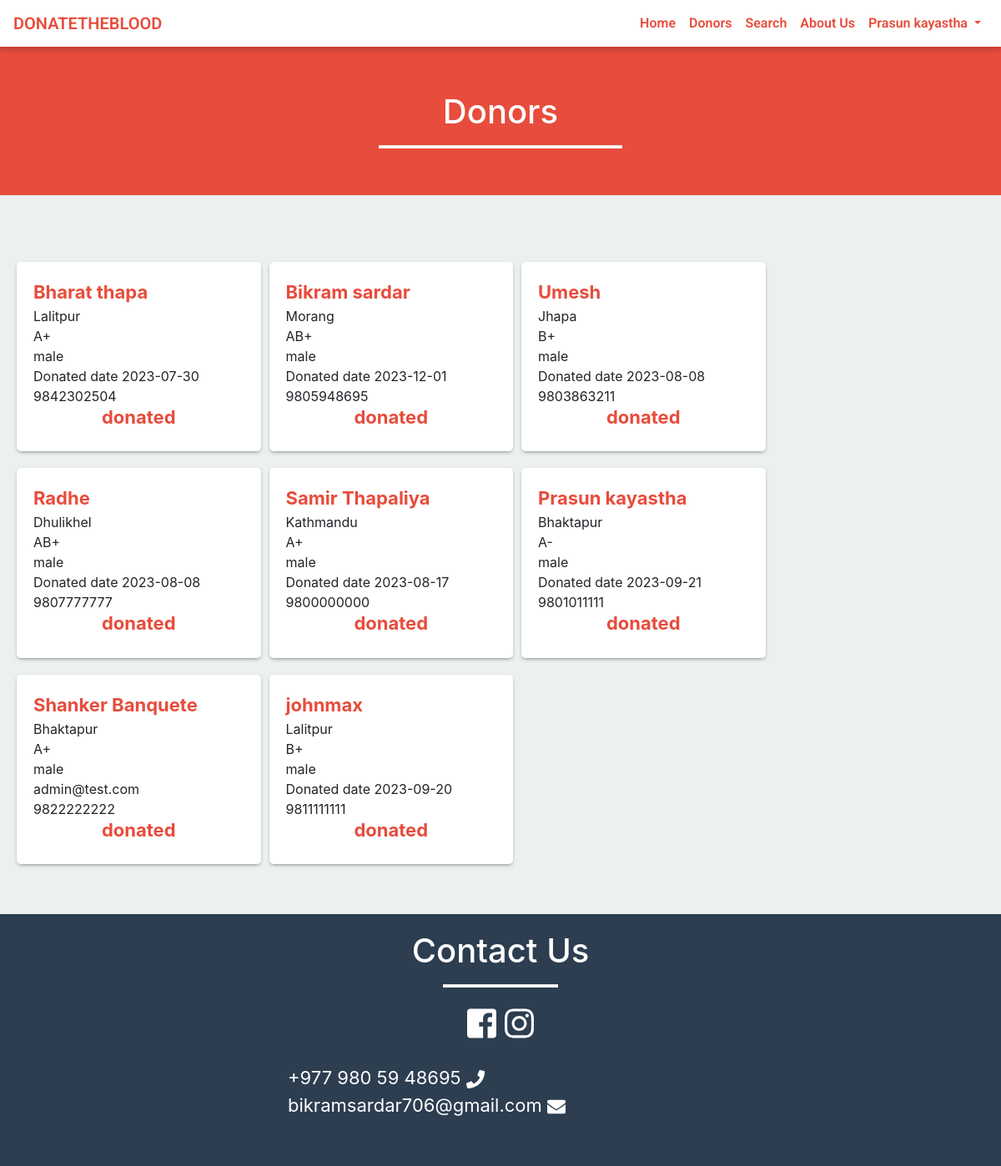
The page /donor.php (signed in) on the database its author committed.
### tables this page shows
CREATE TABLE `donor` (
  `id` int(11) NOT NULL,
  `name` varchar(50) NOT NULL,
  `gender` varchar(10) NOT NULL,
  `email` varchar(50) NOT NULL,
  `city` varchar(50) NOT NULL,
  `dob` varchar(20) NOT NULL,
  `contact_no` varchar(16) NOT NULL,
  `save_life_date` varchar(20) NOT NULL,
  `password` varchar(100) NOT NULL,
  `blood_group` varchar(10) NOT NULL,
  `type` enum('user','admin','doctor') NOT NULL,
  `status` enum('donated','pending','Not donated') NOT NULL
);

### donor.php (the view, shortened to what this page needs)
<?php
include('include/header.php');
?>
<div class="container-fluid red-background size">
	<div class="row">
		<div class="col-md-6 offset-md-3">
			<h1 class="text-center">Donors</h1>
			<hr class="white-bar">
		</div>
	</div>
</div>
<div class="container" style="padding: 60px 0;">
	<div class="row data">
		<?php
		$sql = "SELECT * FROM donor";
		$result = mysqli_query($connection, $sql);
		if (mysqli_num_rows($result) > 0) {
			while ($row = mysqli_fetch_assoc($result)) {
				if ($row['save_life_date'] == '0') {
					echo '<div class="col-md-3 col-sm-12 col-lg-3 donors_data">
					<span class="name">' . $row['name'] . '</span>
					<span>' . $row['city'] . '</span>
					<span>' . $row['blood_group'] . '</span>
					<span>' . $row['gender'] . '</span>
					<span>' . $row['email'] . '</span>
					<span>' . $row['contact_no'] . '</span>
					<h4 class="name text-center">' . $row['status'] . '</h4>
					</div>';
				} else {
					$start = date_create("");
					$end = date_create();
					$diff = date_diff($start, $end);
					$diffMonth = $diff->m;
					if ($diffMonth >= 3) {
						echo '<div class="col-md-3 col-sm-12 col-lg-3 donors_data">
										<span class="name">' . $row['name'] . '</span>
										<span>' . $row['city'] . '</span>
										<span>' . $row['blood_group'] . '</span>
										<span>' . $row['gender'] . '</span>
										<span>' . $row['email'] . '</span>
										<span>' . $row['contact_no'] . '</span>
										</div>';
					} else {
						echo '
					<div class="col-md-3 col-sm-12 col-lg-3 donors_data">
					<span class="name">' . $row['name'] . '</span>
					<span>' . $row['city'] . '</span>
					<span>' . $row['blood_group'] . '</span>
					<span>' . $row['gender'] . '</span>
					<span> Donated date ' . $row['save_life_date'] . '</span>
					<span>' . $row['contact_no'] . '</span>
					<h4 class="name text-center">' . $row['status'] . '</h4>
					</div>';
					}
				}
			}
		}
		?>
	</div>
</div>
<?php
include('include/footer.php');
?>

### css/styles.css (style rules this page uses)
h1, h2, h3, h4, h5, h6 { color: #5f6468; }
h1 { font-weight: 300; font-size: 40px; }
h3, h4 { font-weight: 300; }

### css/custom.css (style rules this page uses)
.white-bar { height: 3px; width: 50%; color: white; background-color: white; }
.red-background { background-color: #e74c3c; min-height: 460px; height: auto; padding: 10px }

### donor.php (style rules this page uses)
.size { min-height: 0px; padding: 60px 0 40px 0; }
h1 { color: white; }
span { display: block; }
.name { color: #e74c3c; font-size: 22px; font-weight: 700; }
.donors_data { background-color: white; border-radius: 5px; margin: 20px 5px 0px 5px; -webkit-box-shadow: 0px 2px 5px -2px rgba(89, 89, 89, 0.95); -moz-box-shadow: 0px 2px 5px -2px rgba(89, 89, 89, 0.95); box-shadow: 0px 2px 5px -2px rgba(89, 89, 89, 0.95); padding: 20px; }

### rows shown on the page
donor: name "Bharat thapa", city "Lalitpur", blood_group "A+", gender "male", save_life_date "2023-07-30", contact_no "9842302504", status "donated"
donor: name "Bikram sardar", city "Morang", blood_group "AB+", gender "male", save_life_date "2023-12-01", contact_no "9805948695", status "donated"
donor: name "Umesh", city "Jhapa", blood_group "B+", gender "male", save_life_date "2023-08-08", contact_no "9803863211", status "donated"
donor: name "Radhe", city "Dhulikhel", blood_group "AB+", gender "male", save_life_date "2023-08-08", contact_no "9807777777", status "donated"
donor: name "Samir Thapaliya", city "Kathmandu", blood_group "A+", gender "male", save_life_date "2023-08-17", contact_no "9800000000", status "donated"
donor: name "Prasun kayastha", city "Bhaktapur", blood_group "A-", gender "male", save_life_date "2023-09-21", contact_no "9801011111", status "donated"
donor: name "Shanker Banquete", city "Bhaktapur", blood_group "A+", gender "male", email "admin@test.com", contact_no "9822222222", status "donated"
donor: name "johnmax", city "Lalitpur", blood_group "B+", gender "male", save_life_date "2023-09-20", contact_no "9811111111", status "donated"

### other values the page prints
$_SESSION['name'] "Prasun kayastha"
